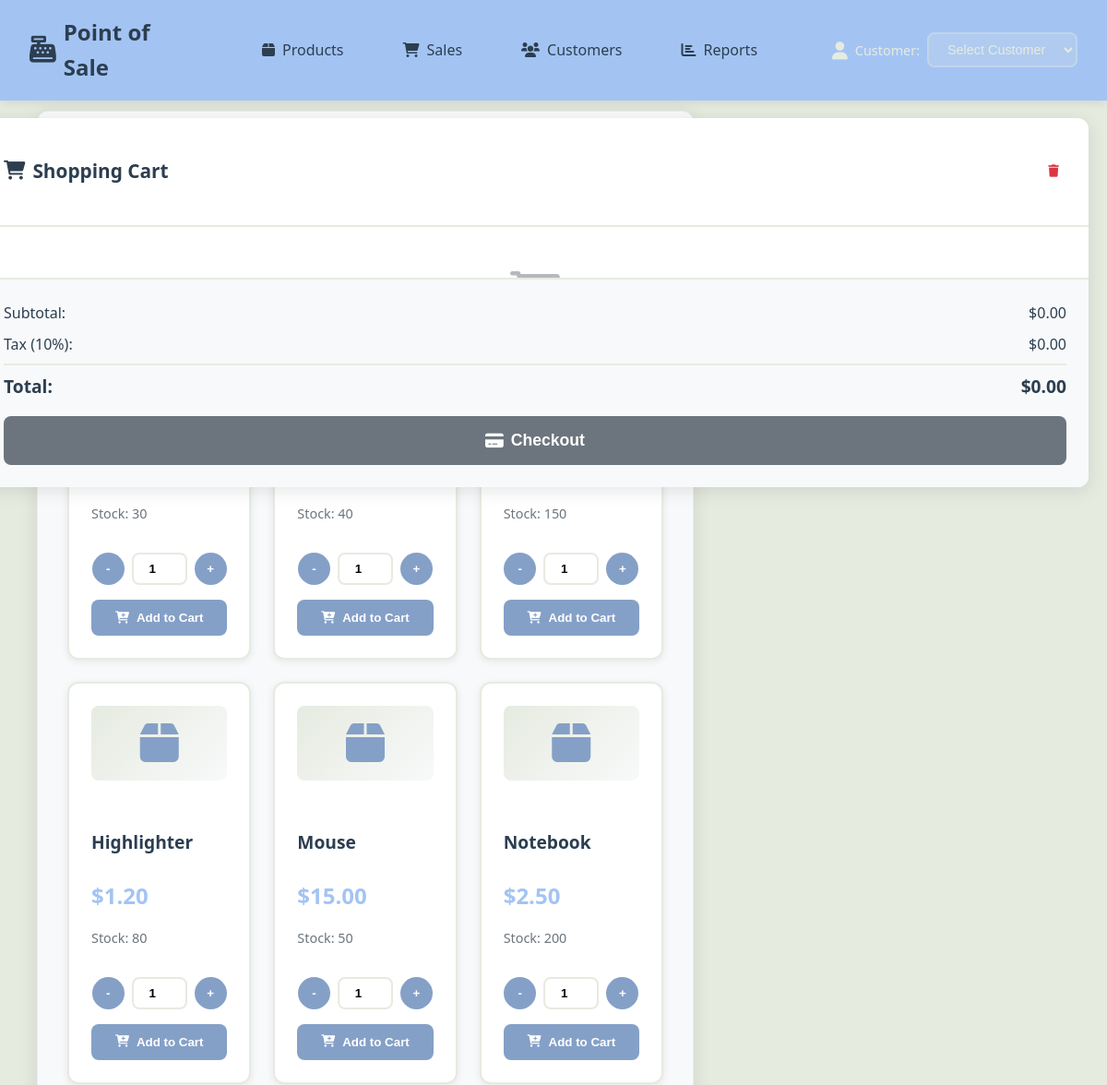
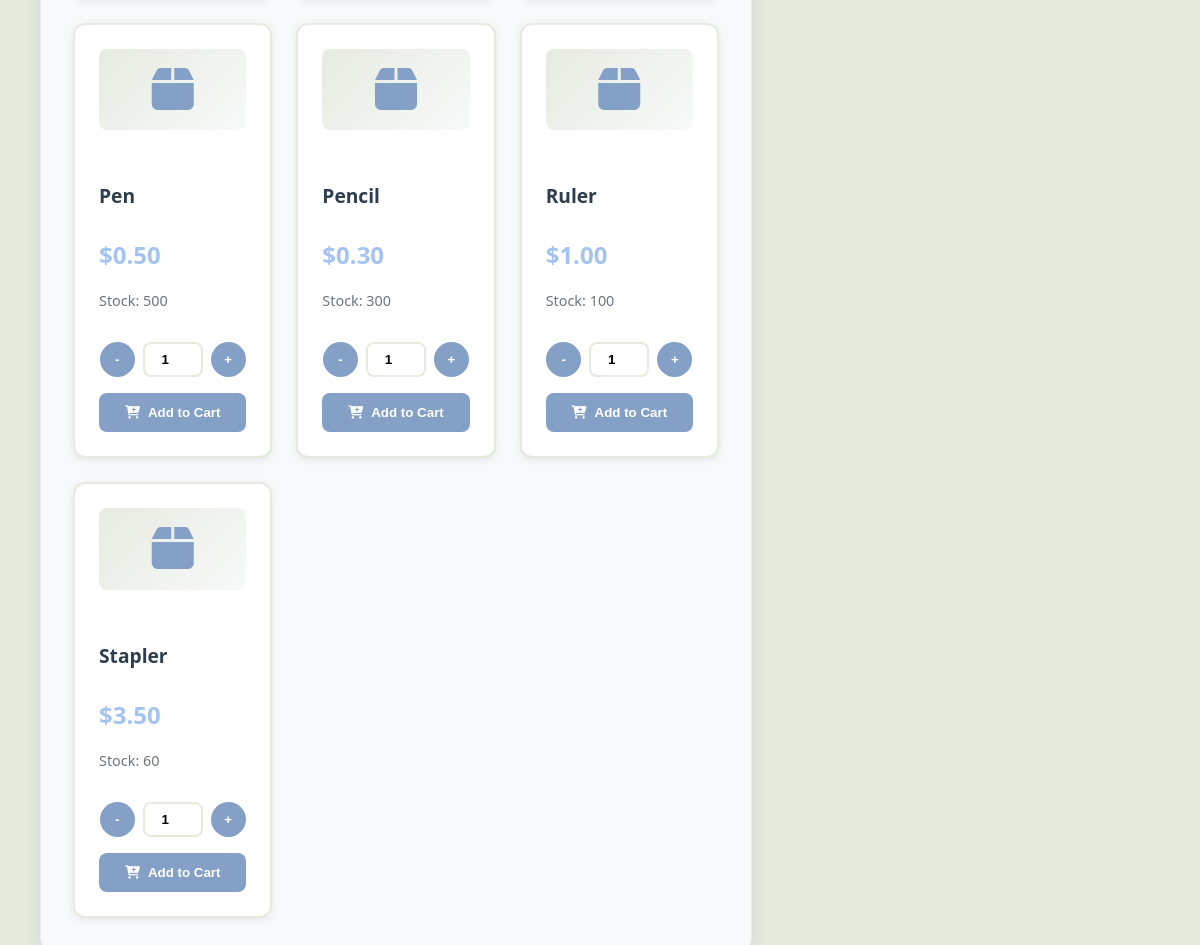
The page / on the database its author committed (2 pictures, top to bottom).
### tables this page shows
CREATE TABLE IF NOT EXISTS products (
    pid INT AUTO_INCREMENT PRIMARY KEY,
    name VARCHAR(100) NOT NULL,
    price DECIMAL(10,2) NOT NULL CHECK (price >= 0),
    stock INT NOT NULL DEFAULT 0 CHECK (stock >= 0),
    created_at TIMESTAMP DEFAULT CURRENT_TIMESTAMP,
    updated_at TIMESTAMP DEFAULT CURRENT_TIMESTAMP ON UPDATE CURRENT_TIMESTAMP
);

### index.php (the view, shortened to what this page needs)
<?php
include 'includes/db_connection.php';
$stmt = $pdo->query("SELECT * FROM products ORDER BY CASE WHEN stock > 0 THEN 0 ELSE 1 END, name");
$products = $stmt->fetchAll(PDO::FETCH_ASSOC);
?>
<?php
include 'includes/header.php';
?>
    <?php include 'includes/navbar.php'; ?>
    <div class="main-container">
        <main class="product-section">
            <div class="section-header">
                <h1>Product Catalog</h1>
                <div class="search-bar">
                </div>
            </div>
            <div class="product-grid" id="productGrid">
                <?php foreach ($products as $product): ?>
                <div class="product-card" data-name="<?= htmlspecialchars($product['name']) ?>">
                    <div class="product-image">
                        <i class="fas fa-box"></i>
                    </div>
                    <div class="product-info">
                        <h3 class="product-name"><?= htmlspecialchars($product['name']) ?></h3>
                        <p class="product-price">$<?= number_format($product['price'], 2) ?></p>
                        <p class="product-stock">Stock: <?= $product['stock'] ?></p>
                    </div>
                    <div class="product-actions">
                        <div class="quantity-controls">
                            <button class="qty-btn" onclick="decreaseQuantity(<?= $product['pid'] ?>)">-</button>
                            <input type="number" id="qty-<?= $product['pid'] ?>" value="1" min="1" max="<?= $product['stock'] ?>">
                            <button class="qty-btn" onclick="increaseQuantity(<?= $product['pid'] ?>)">+</button>
                        </div>
                        <?php if ($product['stock'] > 0): ?>
                            <button class="add-to-cart-btn" onclick="addToCart(<?= $product['pid'] ?>, '<?= htmlspecialchars($product['name']) ?>', <?= $product['price'] ?>, <?= $product['stock'] ?>)">
                                <i class="fas fa-cart-plus"></i>
                                Add to Cart
                            </button>
                        <?php endif; ?>
                    </div>
                </div>
                <?php endforeach; ?>
            </div>
        </main>
        <aside class="cart-sidebar">
            <div class="cart-header">
                <h2><i class="fas fa-shopping-cart"></i> Shopping Cart</h2>
                <button class="clear-cart-btn" onclick="clearCart()">
                    <i class="fas fa-trash"></i>
                </button>
            </div>
            <div class="cart-items" id="cartItems">
            </div>
            <div class="cart-footer">
                <div class="cart-total">
                    <div class="total-row">
                        <span>Subtotal:</span>
                        <span id="subtotal">$0.00</span>
                    </div>
                    <div class="total-row">
                        <span>Tax (10%):</span>
                        <span id="tax">$0.00</span>
                    </div>
                    <div class="total-row total-final">
                        <span>Total:</span>
                        <span id="total">$0.00</span>
                    </div>
                </div>
                <button class="checkout-btn" onclick="checkout()">
                    <i class="fas fa-credit-card"></i>
                    Checkout
                </button>
            </div>
        </aside>
    </div>
<?php include 'includes/footer.php'; ?>

### includes/header.php (shortened to what this page needs)
<!DOCTYPE html>
<html lang="en">
<head>
    <link rel="stylesheet" href="<?= isset($basePath) ? $basePath : '' ?>public/css/style.css">
    <link href="https://cdnjs.cloudflare.com/ajax/libs/font-awesome/6.0.0/css/all.min.css" rel="stylesheet">
</head>
<body>

### includes/navbar.php (shortened to what this page needs)
<?php
$basePath = isset($basePath) ? $basePath : '';
$script = $_SERVER['SCRIPT_NAME'];
if (strpos($script, '/sale/') !== false) {
    $active = 'sale';
} elseif (strpos($script, '/customer/') !== false) {
    $active = 'customer';
} elseif (strpos($script, '/reporting/') !== false) {
    $active = 'reporting';
} elseif (strpos($script, '/stock/') !== false || strpos($script, 'stock.php') !== false) {
    $active = 'stock';
} elseif (strpos($script, 'index.php') !== false) {
    $active = 'index';
} else {
    $active = 'index';
}
?>
<nav class="navbar">
    <div class="nav-container">
        <a href="<?= $basePath ?>index.php" class="nav-brand" style="text-decoration: none; color: inherit;">
            <i class="fas fa-cash-register"></i>
            <span>Point of Sale</span>
        </a>
        <div class="nav-menu">
            <a href="<?= $basePath ?>stock/stock.php" class="nav-link <?= ($active == 'stock') ? 'active' : '' ?>">
                <i class="fas fa-box"></i>
                Products
            </a>
            <a href="<?= $basePath ?>sale/sale.php" class="nav-link <?= ($active == 'sale') ? 'active' : '' ?>">
                <i class="fas fa-shopping-cart"></i>
                Sales
            </a>
            <a href="<?= $basePath ?>customer/customer.php" class="nav-link <?= ($active == 'customer') ? 'active' : '' ?>">
                <i class="fas fa-users"></i>
                Customers
            </a>
            <a href="<?= $basePath ?>reporting/reporting.php" class="nav-link <?= ($active == 'reporting') ? 'active' : '' ?>">
                <i class="fas fa-chart-bar"></i>
                Reports
            </a>
        </div>
        <?php if ($active == 'index'): ?>
        <div class="nav-customer">
            <i class="fas fa-user"></i>
            <label for="customerSelect">Customer:</label>
            <select id="customerSelect" name="customer_id" onchange="updateSelectedCustomer(this.value)">
                <option value="">Select Customer</option>
            </select>
        </div>
        <?php endif; ?>
    </div>
</nav>

### includes/footer.php (shortened to what this page needs)
</body>
</html>

### rows shown on the page
products: stock "30"
products: stock "40"
products: stock "150"
products: name "Highlighter", price "1.20", stock "80"
products: name "Mouse", price "15.00", stock "50"
products: name "Notebook", price "2.50", stock "200"
products: name "Pen", price "0.50", stock "500", pid "1"
products: name "Pencil", price "0.30", stock "300"
products: name "Ruler", price "1.00", stock "100"
products: name "Stapler", price "3.50", stock "60"
